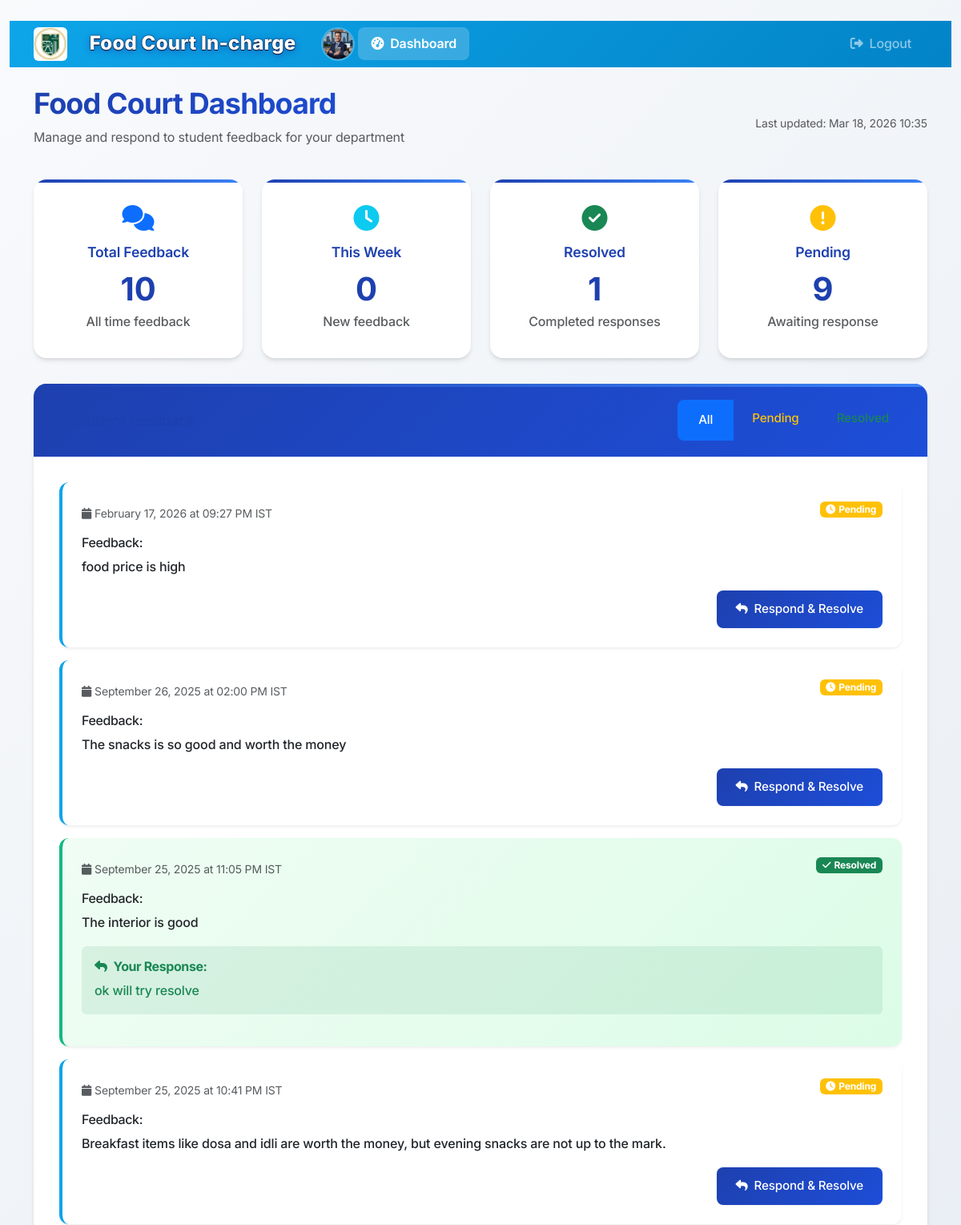
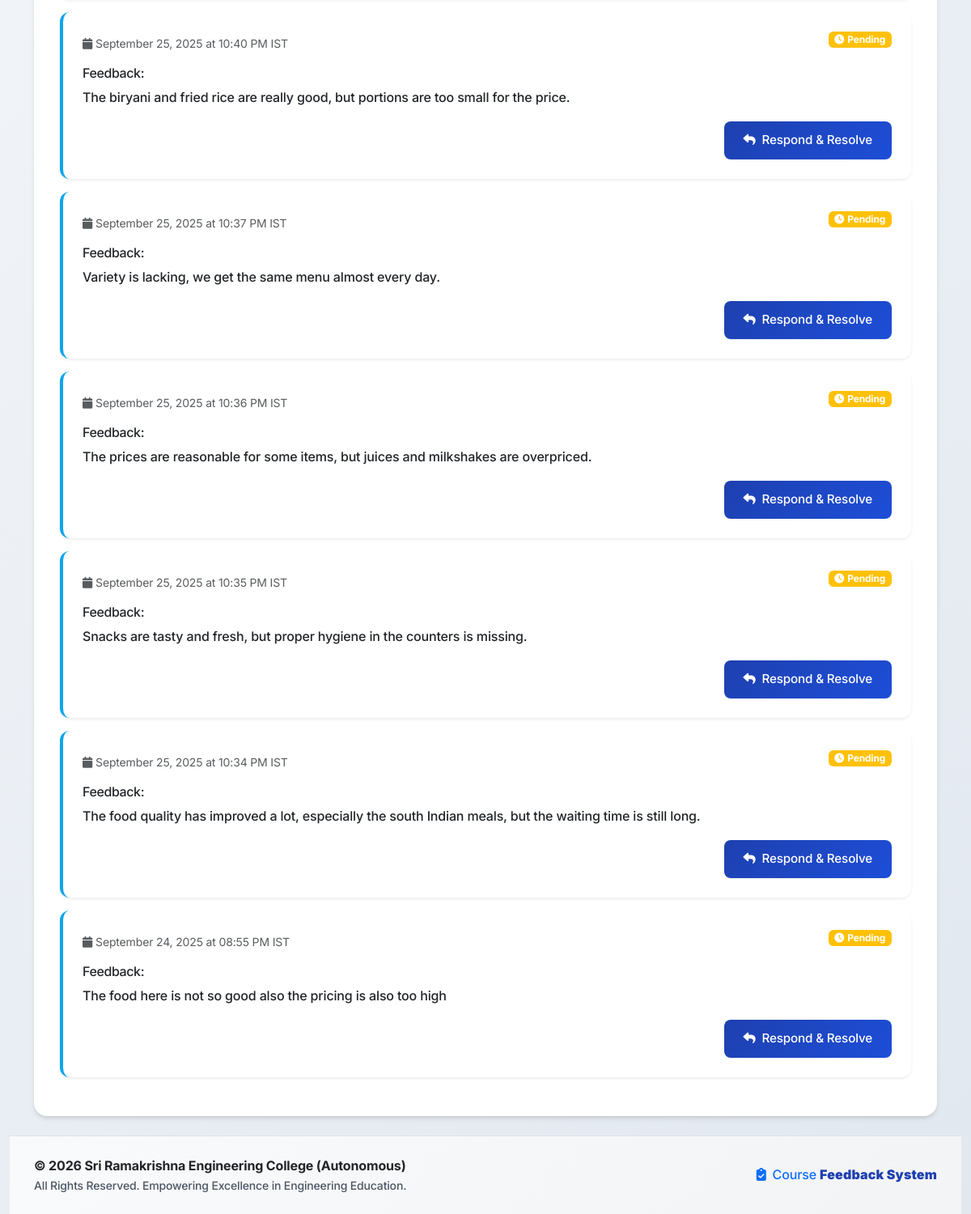
The app's page /incharge/dashboard (signed in) with its own data (2 pictures, top to bottom).
### admin/src/common/models.py (models this page shows, shortened)
class GeneralFeedback(db.Model):
    id = db.Column(db.Integer, primary_key=True)
    category = db.Column(db.String(50), nullable=False)  # fc, library, transport, sports, bookdepot, general
    content = db.Column(db.Text, nullable=False)
    student_id = db.Column(db.Integer, db.ForeignKey('student.id'), nullable=False)
    student = db.relationship('Student', backref='general_feedbacks')
    timestamp = db.Column(db.DateTime, default=datetime.utcnow)
    is_resolved = db.Column(db.Boolean, default=False)
    admin_response = db.Column(db.Text, nullable=True)

### admin/src/incharge/routes.py (the view)
@incharge_bp.route('/dashboard')
@login_required
def dashboard():
    if not current_user.is_incharge:
        flash('Access denied. You must be an in-charge to view this page.', 'danger')
        return redirect(url_for('incharge.login'))
    category = current_user.incharge_category
    feedbacks = GeneralFeedback.query.filter_by(category=category).order_by(GeneralFeedback.timestamp.desc()).all()
    total_feedbacks = len(feedbacks)
    recent_feedbacks = GeneralFeedback.query.filter_by(category=category).filter(
        GeneralFeedback.timestamp >= datetime.utcnow() - timedelta(days=7)
    ).count()
    resolved_feedbacks = GeneralFeedback.query.filter_by(category=category, is_resolved=True).count()
    category_names = {
        'fc': 'Food Court',
        'library': 'Library',
        'transport': 'Transport',
        'sports': 'Sports',
        'bookdepot': 'Book Depot'
    }
    return render_template('domains/incharge/dashboard.html',
                         feedbacks=feedbacks,
                         category=category,
                         category_name=category_names.get(category, category.title()),
                         total_feedbacks=total_feedbacks,
                         recent_feedbacks=recent_feedbacks,
                         resolved_feedbacks=resolved_feedbacks,
                         timedelta=timedelta)

### admin/src/common/models.py (called while the page is built)
@login_manager.user_loader
def load_user(user_id):
    return User.query.get(int(user_id))

### admin/templates/domains/incharge/dashboard.html (shortened to what this page needs)
﻿{% extends "base.html" %}
{% block styles %}
<link rel="stylesheet" href="{{ url_for('static', filename='domains/admin/css/admin.css') }}">
{% endblock %}
{% block navbar %}
<nav class="navbar navbar-expand-lg navbar-dark incharge-navbar">
  <div class="container">
    <a class="navbar-brand d-flex align-items-center" href="#">
      <img src="{{ url_for('static', filename='images/logo.png') }}" alt="Logo" style="height:42px; margin-right:12px; border-radius: 6px;">
      <span class="navbar-title-visible me-3">{{ category_name }} In-charge</span>
      <span class="d-inline-flex align-items-center justify-content-center bg-white bg-opacity-25 rounded-circle" style="width:42px; height:42px; overflow:hidden;">
        <img src="{{ url_for('static', filename='images/incharge.png') }}" alt="In-charge" style="width:38px; height:38px; border-radius:50%; object-fit:cover;">
      </span>
    </a>
    <div class="collapse navbar-collapse" id="navbarNav">
      <ul class="navbar-nav">
        <li class="nav-item">
          <a class="nav-link active" href="{{ url_for('incharge.dashboard') }}">
            <i class="fas fa-tachometer-alt me-2"></i>Dashboard
          </a>
        </li>
      </ul>
      <ul class="navbar-nav ms-auto">
        <li class="nav-item">
          <a class="nav-link" href="{{ url_for('incharge.logout') }}">
            <i class="fas fa-sign-out-alt me-2"></i>Logout
          </a>
        </li>
      </ul>
    </div>
  </div>
</nav>
{% endblock %}
{% block content %}
<div class="container my-4 fade-in-up">
  <div class="d-flex justify-content-between align-items-center mb-4">
    <div>
      <h1 class="text-gradient mb-2">{{ category_name }} Dashboard</h1>
      <p class="text-muted">Manage and respond to student feedback for your department</p>
    </div>
    <div class="text-end">
      <small class="text-muted">Last updated: {{ moment().format('MMM DD, YYYY HH:mm') }}</small>
    </div>
  </div>
  <div class="stats-grid">
    <div class="dashboard-card">
      <div class="card-body text-center">
        <div class="mb-3">
          <i class="fas fa-comments fa-2x text-primary"></i>
        </div>
        <h5 class="card-title">Total Feedback</h5>
        <div class="stats-number">{{ total_feedbacks }}</div>
        <p class="text-muted mb-0">All time feedback</p>
      </div>
    </div>
    <div class="dashboard-card">
      <div class="card-body text-center">
        <div class="mb-3">
          <i class="fas fa-clock fa-2x text-info"></i>
        </div>
        <h5 class="card-title">This Week</h5>
        <div class="stats-number">{{ recent_feedbacks }}</div>
        <p class="text-muted mb-0">New feedback</p>
      </div>
    </div>
    <div class="dashboard-card">
      <div class="card-body text-center">
        <div class="mb-3">
          <i class="fas fa-check-circle fa-2x text-success"></i>
        </div>
        <h5 class="card-title">Resolved</h5>
        <div class="stats-number">{{ resolved_feedbacks }}</div>
        <p class="text-muted mb-0">Completed responses</p>
      </div>
    </div>
    <div class="dashboard-card">
      <div class="card-body text-center">
        <div class="mb-3">
          <i class="fas fa-exclamation-circle fa-2x text-warning"></i>
        </div>
        <h5 class="card-title">Pending</h5>
        <div class="stats-number">{{ total_feedbacks - resolved_feedbacks }}</div>
        <p class="text-muted mb-0">Awaiting response</p>
      </div>
    </div>
  </div>
  <div class="row">
    <div class="col-12">
      <div class="dashboard-card">
        <div class="card-header">
          <div class="d-flex justify-content-between align-items-center">
            <h5 class="mb-0">
              <i class="fas fa-list me-2"></i>Student Feedback
            </h5>
            <div class="btn-group" role="group">
              <label class="btn btn-outline-primary btn-sm" for="all">All</label>
              <label class="btn btn-outline-warning btn-sm" for="pending">Pending</label>
              <label class="btn btn-outline-success btn-sm" for="resolved">Resolved</label>
            </div>
          </div>
        </div>
        <div class="card-body">
          {% if feedbacks %}
            {% for feedback in feedbacks %}
            <div class="feedback-item {% if feedback.is_resolved %}resolved{% endif %}" data-status="{% if feedback.is_resolved %}resolved{% else %}pending{% endif %}">
              <div class="d-flex justify-content-between align-items-start mb-3">
                <div>
                  <small class="text-muted">
                    {% set ist_time = feedback.timestamp + timedelta(hours=5, minutes=30) %}
                    <i class="fas fa-calendar me-1"></i>{{ ist_time.strftime('%B %d, %Y at %I:%M %p') }} IST
                  </small>
                </div>
                <div>
                  {% if feedback.is_resolved %}
                    <span class="badge bg-success">
                      <i class="fas fa-check me-1"></i>Resolved
                    </span>
                  {% else %}
                    <span class="badge bg-warning">
                      <i class="fas fa-clock me-1"></i>Pending
                    </span>
                  {% endif %}
                </div>
              </div>
              <div class="mb-3">
                <h6 class="text-dark fw-medium mb-2">Feedback:</h6>
                <p class="text-dark mb-0">{{ feedback.content }}</p>
              </div>
              {% if feedback.admin_response %}
                <div class="bg-success bg-opacity-10 rounded p-3 mb-3">
                  <h6 class="text-success fw-bold mb-2">
                    <i class="fas fa-reply me-2"></i>Your Response:
                  </h6>
                  <p class="text-success mb-0">{{ feedback.admin_response }}</p>
                </div>
              {% endif %}
              {% if not feedback.is_resolved %}
                <div class="text-end">
                  <button class="btn btn-primary btn-sm resolve-toggle" data-feedback-id="{{ feedback.id }}">
                    <i class="fas fa-reply me-2"></i>Respond & Resolve
                  </button>
                </div>
              {% endif %}
            </div>
            {% endfor %}
          {% else %}
            <div class="text-center py-5">
              <i class="fas fa-inbox fa-3x text-muted mb-3"></i>
              <h5 class="text-muted">No Feedback Yet</h5>
              <p class="text-muted">Student feedback for {{ category_name.lower() }} will appear here.</p>
            </div>
          {% endif %}
        </div>
      </div>
    </div>
  </div>
</div>
{% endblock %}

### admin/templates/base.html (shortened to what this page needs)
<!DOCTYPE html>
<html lang="en" style="height: 100%;">
<head>
  <link rel="stylesheet" href="https://cdnjs.cloudflare.com/ajax/libs/font-awesome/6.4.0/css/all.min.css">
  <link href="https://cdn.jsdelivr.net/npm/bootstrap@5.3.0/dist/css/bootstrap.min.css" rel="stylesheet">
  <link rel="stylesheet" href="{{ url_for('static', filename='css/main.css') }}">
  {% block styles %}{% endblock %}
</head>
<body style="min-height: 100vh; min-height: 100dvh; display: flex; flex-direction: column; height: 100%;">
  <div class="container-fluid" style="flex: 1 1 auto; display: flex; flex-direction: column;">
    {% block navbar %}{% endblock %}
    <div class="row flex-grow-1">
      <div class="col-12">
        <div class="main-content" style="flex: 1 0 auto;">
          {% block content %}{% endblock %}
        </div>
      </div>
    </div>
    <footer class="footer py-4 bg-light border-top mt-auto">
      <div class="container">
        <div class="row align-items-center">
          <div class="col-md-8 text-center text-md-start">
            <div class="text-dark">
              <strong>© 2026 Sri Ramakrishna Engineering College (Autonomous)</strong><br>
              <small class="text-muted">All Rights Reserved. Empowering Excellence in Engineering Education.</small>
            </div>
          </div>
          <div class="col-md-4 text-center text-md-end mt-3 mt-md-0">
            <a href="#" class="text-decoration-none text-primary fw-medium footer-link-main">
              <i class="fas fa-clipboard-check me-2"></i>Course <span class="feedback-system-highlight">Feedback System</span>
            </a>
          </div>
        </div>
      </div>
    </footer>
  </div>
</body>
</html>

### admin/static/css/main.css (style rules this page uses)
:root { --primary-color: #1e40af; --primary-hover: #1d4ed8; --secondary-color: #64748b; --success-color: #059669; --success-hover: #047857; --warning-color: #d97706; --danger-color: #dc2626; --light-bg: #f8fafc; --white: #ffffff; --gray-50: #f9fafb; --gray-100: #f3f4f6; --gray-200: #e5e7eb; --gray-300: #d1d5db; --gray-600: #4b5563; --gray-700: #374151; --gray-800: #1f2937; --gray-900: #111827; --border-radius: 12px; --border-radius-sm: 8px; --shadow-sm: 0 1px 2px 0 rgb(0 0 0 / 0.05); --shadow: 0 1px 3px 0 rgb(0 0 0 / 0.1), 0 1px 2px -1px rgb(0 0 0 / 0.1); --shadow-md: 0 4px 6px -1px rgb(0 0 0 / 0.1), 0 2px 4px -2px rgb(0 0 0 / 0.1); --shadow-lg: 0 10px 15px -3px rgb(0 0 0 / 0.1), 0 4px 6px -4px rgb(0 0 0 / 0.1); --transition: all 0.2s cubic-bezier(0.4, 0, 0.2, 1); }
body { font-family: 'Inter', -apple-system, BlinkMacSystemFont, 'Segoe UI', Roboto, 'Helvetica Neue', Arial, sans-serif; background-color: var(--light-bg); color: var(--gray-800); line-height: 1.6; font-size: 16px; letter-spacing: -0.01em; }
h1, h2, h3, h4, h5, h6 { font-weight: 600; letter-spacing: -0.025em; color: var(--gray-900); margin-bottom: 0.75rem; }
h1 { font-size: 2.25rem; line-height: 1.2; }
.card-header { background: linear-gradient(135deg, var(--primary-color) 0%, var(--primary-hover) 100%); border-bottom: none; padding: 1.25rem 1.5rem; font-weight: 600; font-size: 1.1rem; letter-spacing: -0.01em; }
.card-body { padding: 1.5rem; }
.btn { font-weight: 500; border-radius: var(--border-radius-sm); padding: 0.75rem 1.5rem; font-size: 0.95rem; letter-spacing: -0.01em; transition: var(--transition); border: none; position: relative; overflow: hidden; }
.btn::before { content: ''; position: absolute; top: 0; left: -100%; width: 100%; height: 100%; background: linear-gradient(90deg, transparent, rgba(255,255,255,0.2), transparent); transition: left 0.5s; }
.btn-primary { background: linear-gradient(135deg, var(--primary-color) 0%, var(--primary-hover) 100%); box-shadow: var(--shadow-sm); }
.btn-outline-primary { border: 2px solid var(--primary-color); color: var(--primary-color); background: transparent; }
.navbar-brand { font-weight: 700; font-size: 1.1rem; letter-spacing: -0.01em; display: flex; align-items: center; gap: 16px; margin: 0 !important; padding: 0; }
.nav-link { font-weight: 500; padding: 0.5rem 1rem !important; border-radius: var(--border-radius-sm); transition: var(--transition); margin: 0 0.25rem; }
.nav-link.active { background: rgba(255, 255, 255, 0.2); font-weight: 600; }
.footer { background: linear-gradient(135deg, var(--gray-50) 0%, var(--gray-100) 100%); border-top: 1px solid var(--gray-200); padding: 2rem 0; margin-top: auto; }
.footer .text-muted { color: var(--gray-600) !important; font-weight: 500; }
.text-gradient { background: linear-gradient(135deg, var(--primary-color) 0%, var(--primary-hover) 100%); -webkit-background-clip: text; -webkit-text-fill-color: transparent; background-clip: text; font-weight: 700; }
.fade-in-up { animation: fadeInUp 0.6s ease-out; }
.feedback-system-highlight { background: none; color: #1e40af; font-weight: 900; letter-spacing: 0.01em; -webkit-background-clip: initial; -webkit-text-fill-color: initial; background-clip: initial; text-shadow: none; }
.navbar-title-visible { color: #fff; font-weight: 800; font-size: 1.5rem; letter-spacing: 0.01em; text-shadow: 0 2px 8px rgba(30, 64, 175, 0.7), 0 1px 0 #000, 0 0 2px #000; }
.footer-link-main { transition: var(--transition); }
.footer { background: linear-gradient(135deg, var(--gray-50) 0%, var(--gray-100) 100%); border-top: 1px solid var(--gray-200); padding: 2rem 0; margin-top: auto; position: relative; }

### admin/templates/domains/incharge/dashboard.html (style rules this page uses)
.incharge-navbar { background: linear-gradient(135deg, #0ea5e9 0%, #0284c7 100%); }
.stats-grid { display: grid; grid-template-columns: repeat(auto-fit, minmax(250px, 1fr)); gap: 1.5rem; margin-bottom: 2rem; }
.feedback-item { background: white; border-radius: 12px; padding: 1.5rem; box-shadow: 0 2px 4px -1px rgb(0 0 0 / 0.1); margin-bottom: 1rem; border-left: 4px solid #0ea5e9; transition: all 0.3s ease; }
.feedback-item.resolved { border-left-color: #10b981; background: linear-gradient(135deg, #f0fdf4 0%, #dcfce7 100%); }

### records on screen
GeneralFeedback: strftime "February 17, 2026 at 09:27 PM", is_resolved False (drawn), content "food price is high"
GeneralFeedback: strftime "September 26, 2025 at 02:00 PM", is_resolved False (drawn), content "The snacks is so good and worth the money"
GeneralFeedback: strftime "September 25, 2025 at 11:05 PM", is_resolved True (drawn), content "The interior is good", admin_response "ok will try resolve"
GeneralFeedback: strftime "September 25, 2025 at 10:41 PM", is_resolved False (drawn), content "Breakfast items like dosa and idli are worth the money, but evening snacks are not up to the mark."
GeneralFeedback: strftime "September 25, 2025 at 10:40 PM", is_resolved False (drawn), content "The biryani and fried rice are really good, but portions are too small for the price."
GeneralFeedback: strftime "September 25, 2025 at 10:37 PM", is_resolved False (drawn), content "Variety is lacking, we get the same menu almost every day."
GeneralFeedback: strftime "September 25, 2025 at 10:36 PM", is_resolved False (drawn), content "The prices are reasonable for some items, but juices and milkshakes are overpriced."
GeneralFeedback: strftime "September 25, 2025 at 10:35 PM", is_resolved False (drawn), content "Snacks are tasty and fresh, but proper hygiene in the counters is missing."
GeneralFeedback: strftime "September 25, 2025 at 10:34 PM", is_resolved False (drawn), content "The food quality has improved a lot, especially the south Indian meals, but the waiting time is still long."
GeneralFeedback: strftime "September 24, 2025 at 08:55 PM", is_resolved False (drawn), content "The food here is not so good also the pricing is also too high"

### other values on screen
{{ category_name }} "Food Court"
{{ moment().format('MMM DD, YYYY HH:mm') }} "Mar 18, 2026 10:35"
{{ total_feedbacks }} "10"
{{ recent_feedbacks }} "0"
{{ resolved_feedbacks }} "1"
{{ total_feedbacks - resolved_feedbacks }} "9"
